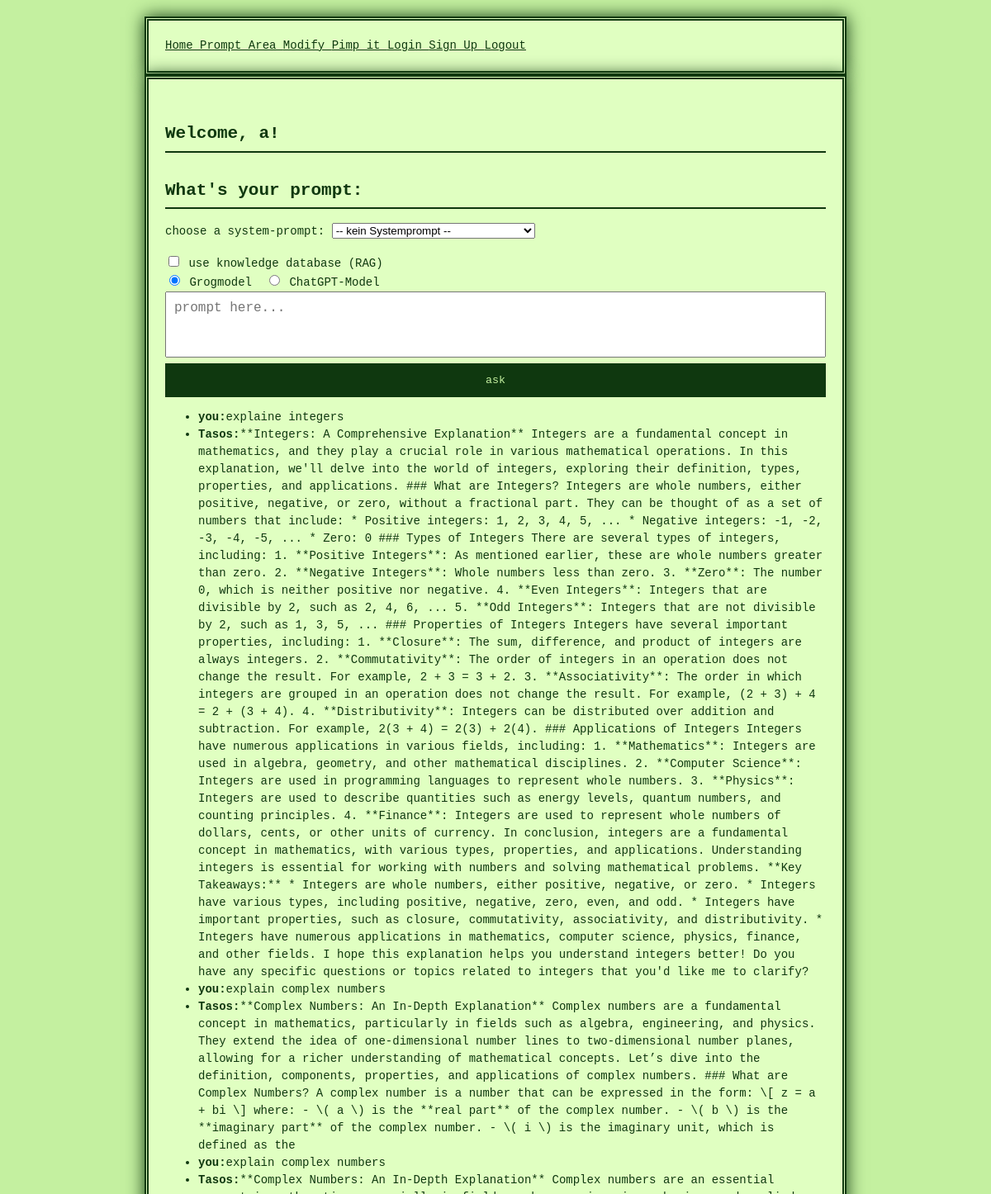
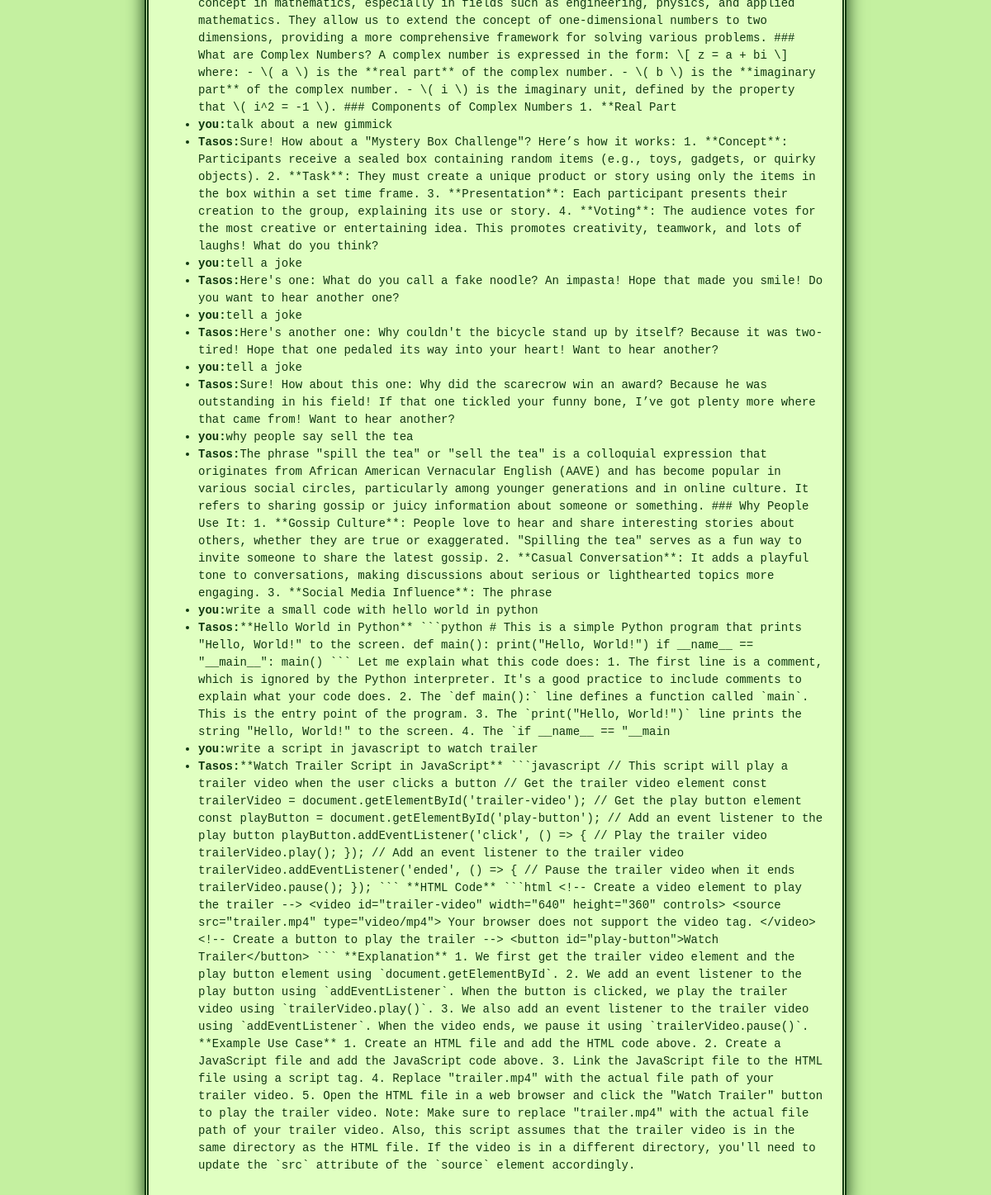
Page /Prompt-area (signed in) on the committed database (2 pictures, top to bottom).
### project/models.py (models this page shows)
class Chat(db.Model):
    id = db.Column(db.Integer, primary_key = True)
    user_id = db.Column(db.Integer, db.ForeignKey('user.id', ondelete='CASCADE'), nullable=False)
    question = db.Column(db.String, unique=False)
    answer = db.Column(db.String, unique=False, nullable=True)
    model = db.Column(db.String, unique=False, nullable=True)

### project/main.py (the view, shortened to what this page needs)
@main.route('/Prompt-area', methods=["POST", "GET"])
@login_required
def prompt_area():
    user_id = current_user.id
    selected_model = request.args.get("modell", "grog")
    new_prompt = request.args.get("prompt")
    system_prompt_id = request.args.get("system_prompt_id")
    chat_history = Chat.query.filter_by(user_id=user_id).order_by(Chat.id.desc()).limit(10).all()
    chat_history.reverse()
    system_prompts = SystemPrompt.query.all()
    selected_system_prompt = SystemPrompt.query.get(system_prompt_id) if system_prompt_id else None
    system_msg = None
    temperature = 0.7
    max_tokens = 150
    return render_template(
        'Prompt-area.html',
        name=current_user.name,
        chat_history=chat_history,
        system_prompts=system_prompts,
        selected_system_prompt_id=system_prompt_id,
        selected_model=selected_model
    )

### project/__init__.py (called while the page is built)
def create_app():
    app = Flask(__name__)
    app.config['SECRET_KEY'] = 'secret_key_goes_here' #was soll das?
    app.config['SQLALCHEMY_DATABASE_URI'] = 'sqlite:///db.sqlite'
    db.init_app(app)
    login_manager = LoginManager()
    login_manager.login_view = 'auth.login'
    login_manager.init_app(app)
    from .models import User
    @login_manager.user_loader
    def load_user(user_id):
        return User.query.get(int(user_id))
    from .auth import auth as auth_blueprint
    app.register_blueprint(auth_blueprint)
    from .main import main as main_blueprint
    app.register_blueprint(main_blueprint)
    return app

### project/templates/Prompt-area.html (shortened to what this page needs)
{% extends "base.html" %}
{% block content %}
<h1 class="title">
  Welcome, {{name}}!
</h1>
<h2> What's your prompt:</h2>
<form method="GET" action="{{ url_for('main.prompt_area',  user_id=current_user.id) }}">
    <div>
      <label for="system_prompt_id">choose a system-prompt:</label>
      <select name="system_prompt_id" id="system_prompt_id">
          <option value="">-- kein Systemprompt --</option>
      </select>
    </div>
<div style="margin-top: 1rem;">
  <label>
    <input type="checkbox" name="use_rag" {% if request.args.get('use_rag') == 'on' %}checked{% endif %}>
    use knowledge database (RAG)
  </label>
</div>
    <div class="textfeld-container">
          <div style="display: flex; gap: 1rem; align-items: center;">
    <label>
      <input type="radio" name="modell" value="grog" {% if selected_model == 'grog' %}checked{% endif %}>
      Grogmodel
    </label>
    <label>
      <input type="radio" name="modell" value="chatgpt" {% if selected_model == 'chatgpt' %}checked{% endif %}>
      ChatGPT-Model
    </label>
  </div>
  <textarea id="autofeld" name="prompt" placeholder="prompt here..."></textarea>
            <input class="textfeld-container" type="submit" value="ask">
</div>
</form>
{% if chat_history %}
<div class="output">
    <ul>
        {% for chat in chat_history %}
    <li><strong>you:</strong>{{ chat.question }}</li>
        <li><strong>Tasos:</strong>{{ chat.answer }}</li>
        {% endfor %}
    </ul>
</div>
{% endif %}
{% endblock %}

### project/templates/base.html (shortened to what this page needs)
<!DOCTYPE html>
<html>
<head>
    <link rel="stylesheet" href="{{ url_for('static', filename='styles.css') }}">
</head>
<body>
    <section class="hero is-primary is-fullheight">
        <div class="hero-head">
            <nav class="navbar">
                <div class="container">
                    <div id="navbarMenuHeroA" class="navbar-menu">
                        <div class="navbar-end">
                            <a href="{{ url_for('main.index') }}" class="navbar-item">
                                Home
                            </a>
                            <a href="{{ url_for('main.prompt_area') }}" class="navbar-item">
                                Prompt Area
                            </a>
                            <a href="{{ url_for('main.modifier') }}" class="navbar-item">
                                Modify
                            </a>
                            <a href="{{ url_for('main.pimp_it') }}" class="navbar-item">
                                Pimp it
                            </a>
                            <a href="{{ url_for('auth.login') }}" class="navbar-item">
                                Login
                            </a>
                            <a href="{{ url_for('auth.signup') }}" class="navbar-item">
                                Sign Up
                            </a>
                            <a href="{{ url_for('auth.logout') }}" class="navbar-item">
                                Logout
                            </a>
                        </div>
                    </div>
                </div>
            </nav>
        </div>
        <div class="hero-body">
            <div class="container has-text-centered">
               {% block content %}
               {% endblock %}
            </div>
        </div>
    </section>
</body>
</html>

### project/static/styles.css (style rules this page uses)
body { background-color: #c4f0a0; color: #0f380f; font-family: 'Press Start 2P', monospace; font-size: 14px; line-height: 1.5; margin: 0; padding: 20px; image-rendering: pixelated; }
h1, h2, h3, h4, h5, h6 { border-bottom: 2px solid #0f380f; padding-bottom: 5px; margin-top: 30px; }
a { color: #0f380f; text-decoration: underline; }
button, input[type="submit"] { background-color: #0f380f; color: #c4f0a0; border: 3px solid #0f380f; padding: 10px 15px; font-family: 'Press Start 2P', monospace; cursor: pointer; }
.container { max-width: 800px; margin: auto; background-color: #e0ffc1; padding: 20px; border: 5px double #0f380f; box-shadow: 0 0 20px #0f380f; }
.textfeld-container { width: 100%; }
textarea { width: 100%; min-height: 80px; resize: none; overflow: hidden; font-family: monospace; font-size: 16px; padding: 10px; box-sizing: border-box; }

### rows in the picture
Chat: question "explaine integers", answer "**Integers: A Comprehensive Explanation** Integers are a fundamental concept in mathematics, and they play a crucial role in various mathematical operations. In this explanation, we'll delve into the world of integers, exploring their definition, types, properties, and applications. ### What are Integers? Integers are whole numbers, either positive, negative, or zero, without a fractional part. They can be thought of as a set of numbers that include: * Positive integers: 1, 2, 3, 4, 5, ... * Negative integers: -1, -2, -3, -4, -5, ... * Zero: 0 ### Types of Integers There are several types of integers, including: 1. **Positive Integers**: As mentioned earlier, these are whole numbers greater…"
Chat: question "explain complex numbers", answer "**Complex Numbers: An In-Depth Explanation** Complex numbers are a fundamental concept in mathematics, particularly in fields such as algebra, engineering, and physics. They extend the idea of one-dimensional number lines to two-dimensional number planes, allowing for a richer understanding of mathematical concepts. Let’s dive into the definition, components, properties, and applications of complex numbers. ### What are Complex Numbers? A complex number is a number that can be expressed in the form: \\[ z = a + bi \\] where: - \\( a \\) is the **real part** of the complex number. - \\( b \\) is the **imaginary part** of the complex number. - \\( i \\) is the imaginary unit, which is defined as the"
Chat: question "explain complex numbers", answer "**Complex Numbers: An In-Depth Explanation** Complex numbers are an essential concept in mathematics, especially in fields such as engineering, physics, and applied mathematics. They allow us to extend the concept of one-dimensional numbers to two dimensions, providing a more comprehensive framework for solving various problems. ### What are Complex Numbers? A complex number is expressed in the form: \\[ z = a + bi \\] where: - \\( a \\) is the **real part** of the complex number. - \\( b \\) is the **imaginary part** of the complex number. - \\( i \\) is the imaginary unit, defined by the property that \\( i^2 = -1 \\). ### Components of Complex Numbers 1. **Real Part"
Chat: question "talk about a new gimmick", answer "Sure! How about a \"Mystery Box Challenge\"? Here’s how it works: 1. **Concept**: Participants receive a sealed box containing random items (e.g., toys, gadgets, or quirky objects). 2. **Task**: They must create a unique product or story using only the items in the box within a set time frame. 3. **Presentation**: Each participant presents their creation to the group, explaining its use or story. 4. **Voting**: The audience votes for the most creative or entertaining idea. This promotes creativity, teamwork, and lots of laughs! What do you think?"
Chat: question "tell a joke", answer "Here's one: What do you call a fake noodle? An impasta! Hope that made you smile! Do you want to hear another one?"
Chat: question "tell a joke", answer "Here's another one: Why couldn't the bicycle stand up by itself? Because it was two-tired! Hope that one pedaled its way into your heart! Want to hear another?"
Chat: question "tell a joke", answer "Sure! How about this one: Why did the scarecrow win an award? Because he was outstanding in his field! If that one tickled your funny bone, I’ve got plenty more where that came from! Want to hear another?"
Chat: question "why people say sell the tea", answer "The phrase \"spill the tea\" or \"sell the tea\" is a colloquial expression that originates from African American Vernacular English (AAVE) and has become popular in various social circles, particularly among younger generations and in online culture. It refers to sharing gossip or juicy information about someone or something. ### Why People Use It: 1. **Gossip Culture**: People love to hear and share interesting stories about others, whether they are true or exaggerated. \"Spilling the tea\" serves as a fun way to invite someone to share the latest gossip. 2. **Casual Conversation**: It adds a playful tone to conversations, making discussions about serious or lighthearted topics more engaging.…"
Chat: question "write a small code with hello world in python", answer "**Hello World in Python** ```python # This is a simple Python program that prints \"Hello, World!\" to the screen. def main(): print(\"Hello, World!\") if __name__ == \"__main__\": main() ``` Let me explain what this code does: 1. The first line is a comment, which is ignored by the Python interpreter. It's a good practice to include comments to explain what your code does. 2. The `def main():` line defines a function called `main`. This is the entry point of the program. 3. The `print(\"Hello, World!\")` line prints the string \"Hello, World!\" to the screen. 4. The `if __name__ == \"__main"
Chat: question "write a script in javascript to watch trailer", answer "**Watch Trailer Script in JavaScript** ```javascript // This script will play a trailer video when the user clicks a button // Get the trailer video element const trailerVideo = document.getElementById('trailer-video'); // Get the play button element const playButton = document.getElementById('play-button'); // Add an event listener to the play button playButton.addEventListener('click', () => { // Play the trailer video trailerVideo.play(); }); // Add an event listener to the trailer video trailerVideo.addEventListener('ended', () => { // Pause the trailer video when it ends trailerVideo.pause(); }); ``` **HTML Code** ```html <!-- Create a video element to play the trailer --> <video…"

### other values in the picture
{{ name }} "a"
